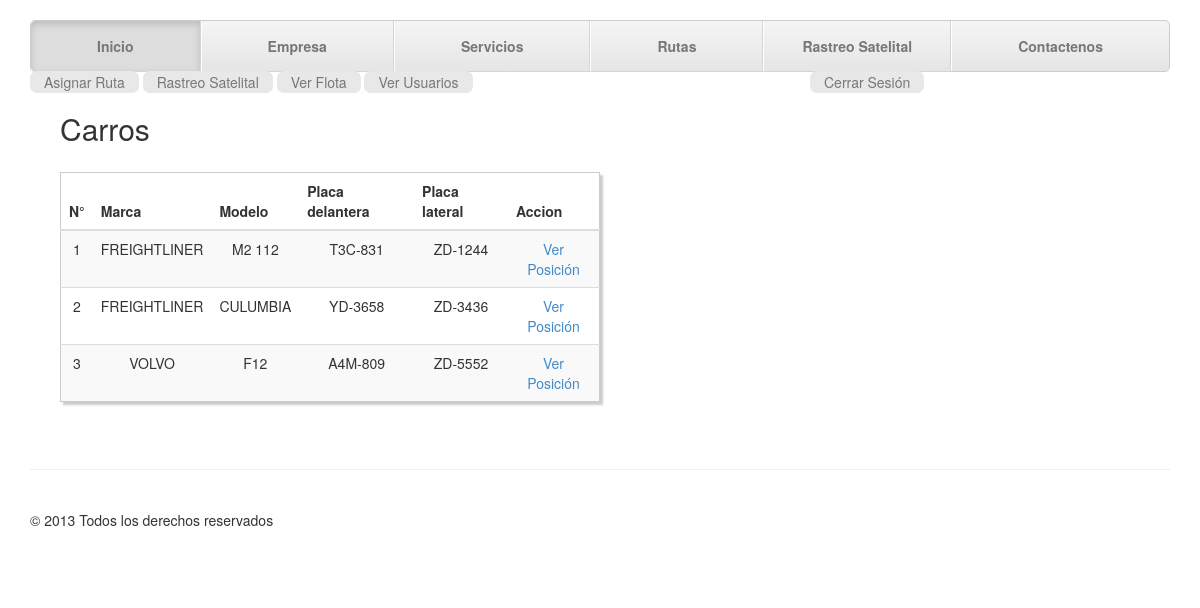
The app's page /index.php?page=rastreo-satelital (signed in) with its own data.
### tables this page shows
CREATE TABLE `cl_carro` (
  `id` int(11) NOT NULL auto_increment,
  `placa_delantera` varchar(15) NOT NULL,
  `placa_lateral` varchar(15) NOT NULL,
  `modelo` varchar(30) NOT NULL,
  `marca` varchar(200) NOT NULL,
  `ubicacion` varchar(200) default NULL,
  `kilometraje` varchar(200) default NULL,
  PRIMARY KEY  (`id`)
);

### controllers/controllerSession.php (called while the page is built, shortened)
<?php
	function verificar(){
		if (isset($_SESSION['usuario']) ) {
			return true;
		}else{
			return false;
		}
	}
?>

### models/cado.php (called while the page is built, shortened)
<?php
class Cado{
	private $host="localhost";
	private $user="root";
	private $password="root";
	private $port="";
	private $dbname="claritadb";
	function conexion(){
		try {
		    $db=new PDO("mysql:host=$this->host;port=$this->port;dbname=$this->dbname","$this->user","$this->password");
		    return $db;
		} catch (PDOException $e) {
		    echo 'Falló la conexión: ' . $e->getMessage();
		    exit();
		}
	}
	public function task($dato){
		$db=$this->conexion();
		switch ($dato['accion']) {
			case 'select':
				$result=$db->prepare("select ".$dato['columns']." from ".$dato['table']." ".$dato['condicion']);
				$result->execute();
				return $result;
				break;
		}
	}
}
?>

### models/helpers.php (called while the page is built, shortened)
<?php
class Helpers{
	public function select( $data ){
		include_once("cado.php");
		$bd=new Cado();
		$dato=array('accion'=>'select','table'=>$data["table"] ,'columns'=>"*",'condicion'=>$data["condicion"] );
		return $bd->task($dato);
	}
}
?>

### models/carro.php (called while the page is built, shortened)
<?php
class carro{
	public function listar(){
		include_once("helpers.php");
		$helper=new Helpers();
		return $helper->select( $dato );
	}
}
?>

### templates/listar-carros.php (called while the page is built, shortened)
<?php
	include_once('models/carro.php');
	$carro=new Carro();
	$cont=1;
	foreach ($carro->listar() as $row) {
		$lista_carros[$cont]=$row;
		$cont++;
	}
?>

### templates/rastreo-satelital.php (the view, shortened to what this page needs)
<section class='container'>
      <div class="col-xs-6">
      	<h2>Carros</h2>
		<table class="table table-striped custab text-center">
			<thead>
				<tr>
					<th>N°</th>
					<th>Marca</th>
					<th>Modelo</th>
					<th>Placa delantera</th>
					<th>Placa lateral</th>
					<th>Accion</th>
				</tr>
			</thead>
			<?php
				include_once("listar-carros.php");
				for ($i=1; $i <=count($lista_carros) ; $i++) {
			?>
			<tr>
				<td><?php echo $i ?></td>
				<td><?php echo $lista_carros[$i]["marca"]  ?></td>
				<td><?php echo $lista_carros[$i]["modelo"]  ?></td>
				<td><?php echo $lista_carros[$i]["placa_delantera"]  ?></td>
				<td><?php echo $lista_carros[$i]["placa_lateral"]  ?></td>
				<td><a href="controllers/controllerPosicion.php?accion=rastrear&id_carro=<?php echo  $lista_carros[$i]['id']  ?>" >Ver Posición</a></td>
			</tr>
			<?php
				}
			?>
		</table>
      </div>
      <div class="col-xs-6">
      </div>
</section>

### templates/header.php (shortened to what this page needs)
<!DOCTYPE html>
<html lang="es-PE">
  <head>
    <link rel="stylesheet" href="css/normalize.css"/>
    <link rel="stylesheet" href="css/styles.css"/>
    <link href="css/style.css" rel="stylesheet">
    <link href="css/styles.css" rel="stylesheet">
    <link href="css/nav.css" rel="stylesheet">
  </head>
  <body>
    <div class="container">
      <div class="masthead">
        <ul class="nav nav-justified">
          <li <?php if($_GET["id"]==1 or $_GET["id"]==null){?> class="active" <?php } ?>><a href="index.php?id=1">Inicio</a></li>
          <li <?php if($_GET["id"]==2){?> class="active" <?php } ?>><a href="empresa.php?id=2">Empresa</a></li>
          <li <?php if($_GET["id"]==3){?> class="active" <?php } ?>><a href="servicios.php?id=3">Servicios</a></li>
          <li <?php if($_GET["id"]==4){?> class="active" <?php } ?>><a href="rutas.php?id=4">Rutas</a></li>
          <li <?php if($_GET["id"]==5){?> class="active" <?php } ?>><a href="rastreo.php?id=5">Rastreo Satelital</a></li>
          <li <?php if($_GET["id"]==6){?> class="active" <?php } ?>><a href="contactenos.php?id=6">Contactenos</a></li>
        </ul>
      </div>

### templates/menu.php (shortened to what this page needs)
<?php
  include("controllers/controllerSession.php");
  if ( verificar() ) {
  	?>
	<div class="row">
		<nav class="col-lg-6" class="a">
    <?php
      for ($i=1; $i <=count( $_SESSION['menu']  ) ; $i++) {
        ?>
          <a class="men_usu" href="<?php echo $_SESSION['menu'][$i]['href'] ?>"><?php echo $_SESSION['menu'][$i]['titulo'] ?></a>
        <?php
      }
    ?>
		</nav>
        <div class="col-lg-4 col-lg-offset-2">
        	<a class="men_usu" styles="text-decoration=none" href="controllers/controllerUsuario.php?accion=cerrar-sesion">Cerrar Sesión</a>
      	</div>
    </div>
  	<?php
  }
?>

### index.php (shortened to what this page needs)
<?php
  include("templates/header.php");
  include("templates/menu.php");
  if ( isset($_GET["page"]) ) {
    include("templates/".$_GET["page"].".php" );
  }else{
    include("templates/landing.php");
  }
  include("templates/footer.php");
?>

### templates/footer.php (shortened to what this page needs)
      <div class="footer">
        <p>&copy; 2013 Todos los derechos reservados</p>
      </div>
    </div>
  </body>
</html>

### css/styles.css (style rules this page uses)
.men_usu { background: #E8E8E8; text-decoration: none; color: #777777; border-radius: .5em .5em .5em .5em; padding: .1em 1em .1em 1em; }
.custab { border: 1px solid #ccc; padding: 5px; margin: 5% 0; box-shadow: 3px 3px 2px #ccc; transition: 0.5s; }

### css/nav.css (style rules this page uses)
body { padding-top: 20px; }
.footer { border-top: 1px solid #eee; margin-top: 40px; padding-top: 40px; padding-bottom: 40px; }
.nav-justified { background-color: #eee; border-radius: 5px; border: 1px solid #ccc; }
.nav-justified > li > a { margin-bottom: 0; padding-top: 15px; padding-bottom: 15px; color: #777; font-weight: bold; text-align: center; border-bottom: 1px solid #d5d5d5; background-color: #e5e5e5; background-repeat: repeat-x; background-image: -moz-linear-gradient(top, #f5f5f5 0%, #e5e5e5 100%); background-image: -webkit-gradient(linear, left top, left bottom, color-stop(0%,#f5f5f5), color-stop(100%,#e5e5e5)); background-image: -webkit-linear-gradient(top, #f5f5f5 0%,#e5e5e5 100%); background-image: -o-linear-gradient(top, #f5f5f5 0%,#e5e5e5 100%); filter: progid:DXImageTransform.Microsoft.gradient( startColorstr='#f5f5f5', endColorstr='#e5e5e5',GradientType=0 ); background-image: linear-gradient(top, #f5f5f5 0%,#e5e5e5 100%); }
.nav-justified > .active > a, .nav-justified > .active > a:hover, .nav-justified > .active > a:focus { background-color: #ddd; background-image: none; box-shadow: inset 0 3px 7px rgba(0,0,0,.15); }
.nav-justified > li:first-child > a { border-radius: 5px 5px 0 0; }
.nav-justified > li:last-child > a { border-bottom: 0; border-radius: 0 0 5px 5px; }
@media (min-width: 768px) { .nav-justified { max-height: 52px; } }
@media (min-width: 768px) { .nav-justified > li > a { border-left: 1px solid #fff; border-right: 1px solid #d5d5d5; } }
@media (min-width: 768px) { .nav-justified > li:first-child > a { border-left: 0; border-radius: 5px 0 0 5px; } }
@media (min-width: 768px) { .nav-justified > li:last-child > a { border-radius: 0 5px 5px 0; border-right: 0; } }
@media screen and (min-width: 768px) { .masthead, .marketing, .footer { padding-left: 0; padding-right: 0; } }

### records on screen
cl_carro: marca "FREIGHTLINER", modelo "M2 112", placa_delantera "T3C-831", placa_lateral "ZD-1244"
cl_carro: marca "FREIGHTLINER", modelo "CULUMBIA", placa_delantera "YD-3658", placa_lateral "ZD-3436"
cl_carro: marca "VOLVO", modelo "F12", placa_delantera "A4M-809", placa_lateral "ZD-5552"

### other values on screen
$_SESSION['menu'][$i]['titulo'] "Asignar Ruta"
$_SESSION['menu'][$i]['titulo'] "Rastreo Satelital"
$_SESSION['menu'][$i]['titulo'] "Ver Flota"
$_SESSION['menu'][$i]['titulo'] "Ver Usuarios"
